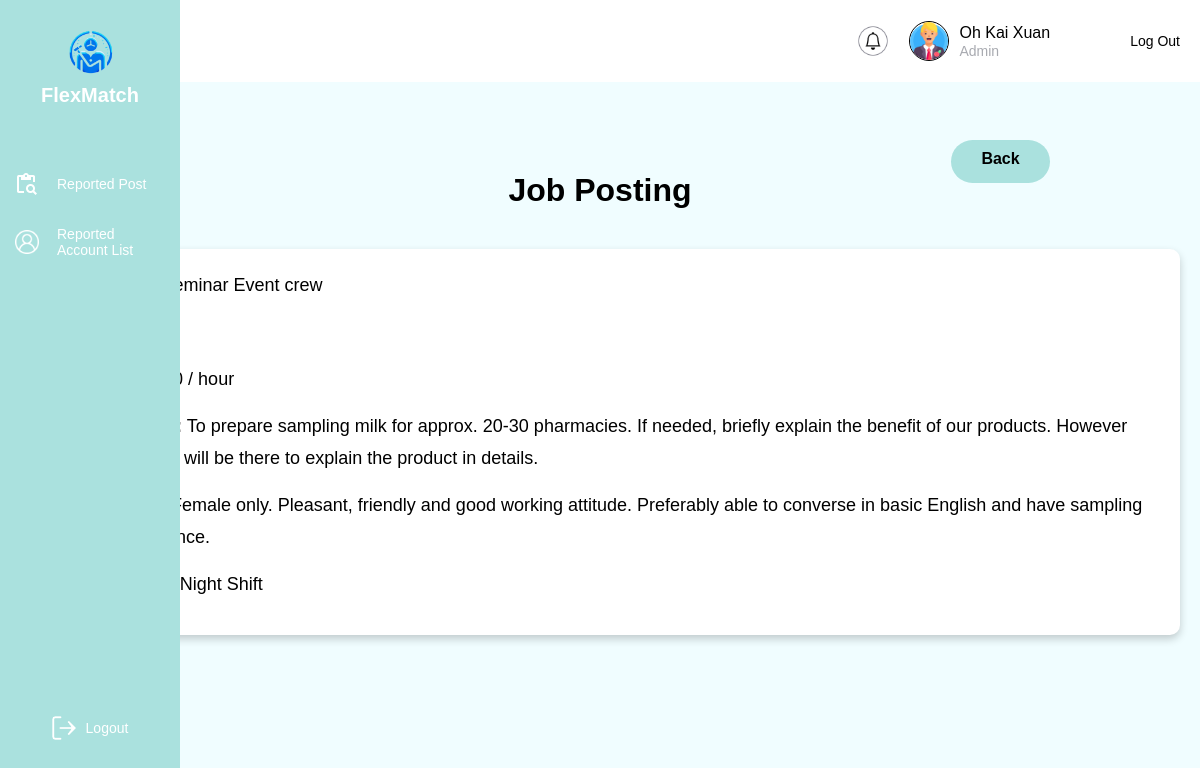
Page /Admin/viewJobPost.php?jobPostID=JP005 (signed in) on the committed database.
### tables this page shows
CREATE TABLE jobPost (
    jobPostID VARCHAR(10) PRIMARY KEY,  
    jobTitle VARCHAR(255) NOT NULL,  
    location VARCHAR(255),  
    salary DECIMAL(10, 2),  
    startDate DATE,  
    endDate DATE,  
    workingHour VARCHAR(50),  
    jobDescription TEXT,  
    jobRequirement TEXT,  
    venue VARCHAR(255),  
    language VARCHAR(255),  
    race VARCHAR(50),  
    workingTimeStart TIME,  
    workingTimeEnd TIME,  
    createTime TIMESTAMP DEFAULT CURRENT_TIMESTAMP,  
    updateTime TIMESTAMP DEFAULT CURRENT_TIMESTAMP ON UPDATE CURRENT_TIMESTAMP,  
    userID VARCHAR(10) NOT NULL,  
    FOREIGN KEY (userID) REFERENCES login(userID) ON DELETE CASCADE  
);

### Admin/viewJobPost.php (the view, shortened to what this page needs)
<!DOCTYPE html>
<html lang="en">
<head>
    <link rel="stylesheet" href="../css/admin.css">
</head>
<body>
    <?php
        include('../database/config.php');
        include('admin.php');
        $jobPostID = isset($_GET['jobPostID']) ? $_GET['jobPostID'] : '';
        $sql = "SELECT * FROM jobPost WHERE jobPostID = ?";
        $stmt = $con->prepare($sql);
        $stmt->bind_param('s', $jobPostID);
        $stmt->execute();
        $result = $stmt->get_result();
        if ($result->num_rows > 0) {
            $job = $result->fetch_assoc();
        } else {
            echo "<div class='content'><p>Job not found!</p></div>";
            exit;
        }
    ?>
    <div class="content">
        <h1>Job Posting</h1>
        <a href="reviewReport.php" class="btn-back">Back</a>
        <div class="job-details">
            <p><strong>Job Title:</strong> <?php echo htmlspecialchars($job['jobTitle']); ?></p>
            <p><strong>Location:</strong> <?php echo htmlspecialchars($job['location']); ?></p>
            <p><strong>Salary:</strong> RM <?php echo number_format($job['salary'], 2); ?> / hour</p>
            <p><strong>Job Description:</strong> <?php echo nl2br(htmlspecialchars($job['jobDescription'])); ?></p>
            <p><strong>Requirements:</strong> <?php echo nl2br(htmlspecialchars($job['jobRequirement'])); ?></p>
            <p><strong>Working Hours:</strong> <?php echo htmlspecialchars($job['workingHour']); ?></p>
        </div>
    </div>
</body>
</html>

### Admin/admin.php (shortened to what this page needs)
<?php
include '../database/config.php';
$userID = $_SESSION['userID'];
$query = $con->prepare("
    SELECT admin.fullName
    FROM admin
    INNER JOIN login ON admin.userID = login.userID
    WHERE admin.userID = ?
");
$query->bind_param("s", $userID);
$query->execute();
$result = $query->get_result();
if ($result && $result->num_rows > 0) {
    $admin = $result->fetch_assoc();
    $fullName = $admin['fullName'];
} else {
    $fullName = "Admin";
}
?>
<!DOCTYPE html>
<html lang="en">
<head>
</head>
<body>
    <div class="sidebar">
        <div class="logo-section">
            <img src="../images/FlexMatchLogo.png" alt="FlexMatch Logo" class="logo-image">
            <h1 class="logo-text">FlexMatch</h1>
        </div>
        <nav class="menu">
            <div class="menu-item">
                <img src="../images/content_paste_search.png" alt="Review Report Icon" class="menu-icon">
                <span onclick="location.href='reviewReport.php'">Reported Post</span>
            </div>
            <div class="menu-item">
                <img src="../images/reported_account.png" alt="Review Report Icon" class="menu-icon">
                <span onclick="location.href='accountIssueList.php'">Reported Account List</span>
            </div>
        </nav>
        <div class="logout" onclick="location.href='../login.html'">
            <img src="../images/vector.png" alt="Logout Icon" class="menu-icon">
            <span class="logout-text">Logout</span>
        </div>
    </div>
    <header class="header">
        <div class="header-right">
                <div class="notification-item1">
                    <img src="../images/Notification.png" alt="Notification Icon" class="notification-icon">
                </div>
            <img src="../images/Admin.png" alt="User Image" class="profile-image">
            <div class="user-info">
                <span class="user-name"><?php echo htmlspecialchars($fullName); ?></span>
                <span class="user-role">Admin</span>
            </div>
        </div>
        <span class="logout-button" onclick="location.href='../login.html'">Log Out</span>
    </header>
    <section class="content">
    </section>
</body>
</html>

### css/admin.css (style rules this page uses)
body { font-family: 'Arial', sans-serif; background-color: #F0FDFF; margin: 0; padding: 0; }
h1 { font-size: 32px; font-weight: bold; color: #000000; margin-bottom: 20px; text-align: center; }

### Admin/viewJobPost.php (style rules this page uses)
.content { display: flex; flex-direction: column; align-items: center; margin: 10px auto; padding: 20px; max-width: 1200px; }
.content h1 { font-weight: bold; }
.job-details { background-color: #fff; padding: 20px; border-radius: 10px; box-shadow: 0px 4px 8px rgba(0, 0, 0, 0.2); width: 100%; text-align: left; line-height: 2em; }
.job-details p { font-size: 18px; margin-bottom: 15px; }
.btn-back { position: absolute; top: 120px; right: 150px; width: 99px; height: 43px; margin: 20px 0; text-decoration: none; background-color: #aae1de; color: #000; font-weight: bold; padding: 10px 20px; border-radius: 50px; transition: background 0.3s ease; }

### Admin/admin.php (style rules this page uses)
* { margin: 0; padding: 0; box-sizing: border-box; font-family: Arial, sans-serif; }
body { display: flex; flex-direction: column; min-height: 100vh; background: #F0FDFF; }
.sidebar { position: fixed; width: 180px; height: 100%; background: #AAE1DE; display: flex; flex-direction: column; align-items: center; padding-top: 20px; }
.logo-section { text-align: center; margin-bottom: 30px; }
.logo-image { width: 70px; }
.logo-text { font-weight: bold; font-size: 20px; color: #FFFFFF; }
.menu { width: 100%; }
.menu-item, .logout { display: flex; align-items: center; padding: 15px; cursor: pointer; color: #FFFFFF; font-size: 14px; font-family: 'Cabin', sans-serif; font-weight: 400; gap: 18px; border-radius: 8px; }
.menu-icon { width: 24px; height: 24px; }
.logout { margin-top: auto; margin-bottom: 50px; padding: 10px 15px; cursor: pointer; font-size: 14px; color: #FFFFFF; display: flex; align-items: center; gap: 10px; }
.logout-text { color: #FFFFFF; font-size: 14px; font-family: 'Arial', sans-serif; font-weight: 400; }
.header { background: #FFFFFF; padding: 10px 20px; display: flex; justify-content: flex-end; align-items: center; position: sticky; z-index: 1000; left: 180px; top: 0; width: calc(100% - 180px) }
.header-right { display: flex; align-items: center; gap: 10px; }
.notification-icon { width: 32px; height: 32px; cursor: pointer; }
.profile-image { width: 40px; height: 40px; border-radius: 50%; border: 0.1px solid #000000; cursor: pointer; }
.user-info { display: flex; flex-direction: column; text-align: left; }
.user-name { font-weight: 500; font-size: 16px; line-height: 20px; color: #000000; }
.user-role { font-size: 14px; color: #A8AAB0; }
.logout-button { font-size: 14px; color: #000000; border: none; background: none; cursor: pointer; margin-left: 80px; transition: color 0.3s ease; }
.content { padding: 20px; text-align: center; display: flex; flex-direction: column; gap: 20px; align-items: center; justify-content: flex-start; }
.notification-item1 { display: flex; flex-direction: row; justify-content: space-between; padding: 10px; margin: 5px 0; border-radius: 8px; }

### rows in the picture
jobpost: jobTitle "Talk/Seminar Event crew", jobDescription "To prepare sampling milk for approx. 20-30 pharmacies. If needed, briefly explain the benefit of our products. However product specialist will be there to explain the product in details.", jobRequirement "Female only. Pleasant, friendly and good working attitude. Preferably able to converse in basic English and have sampling…", workingHour "Night Shift"

### other values in the picture
$fullName "Oh Kai Xuan"
